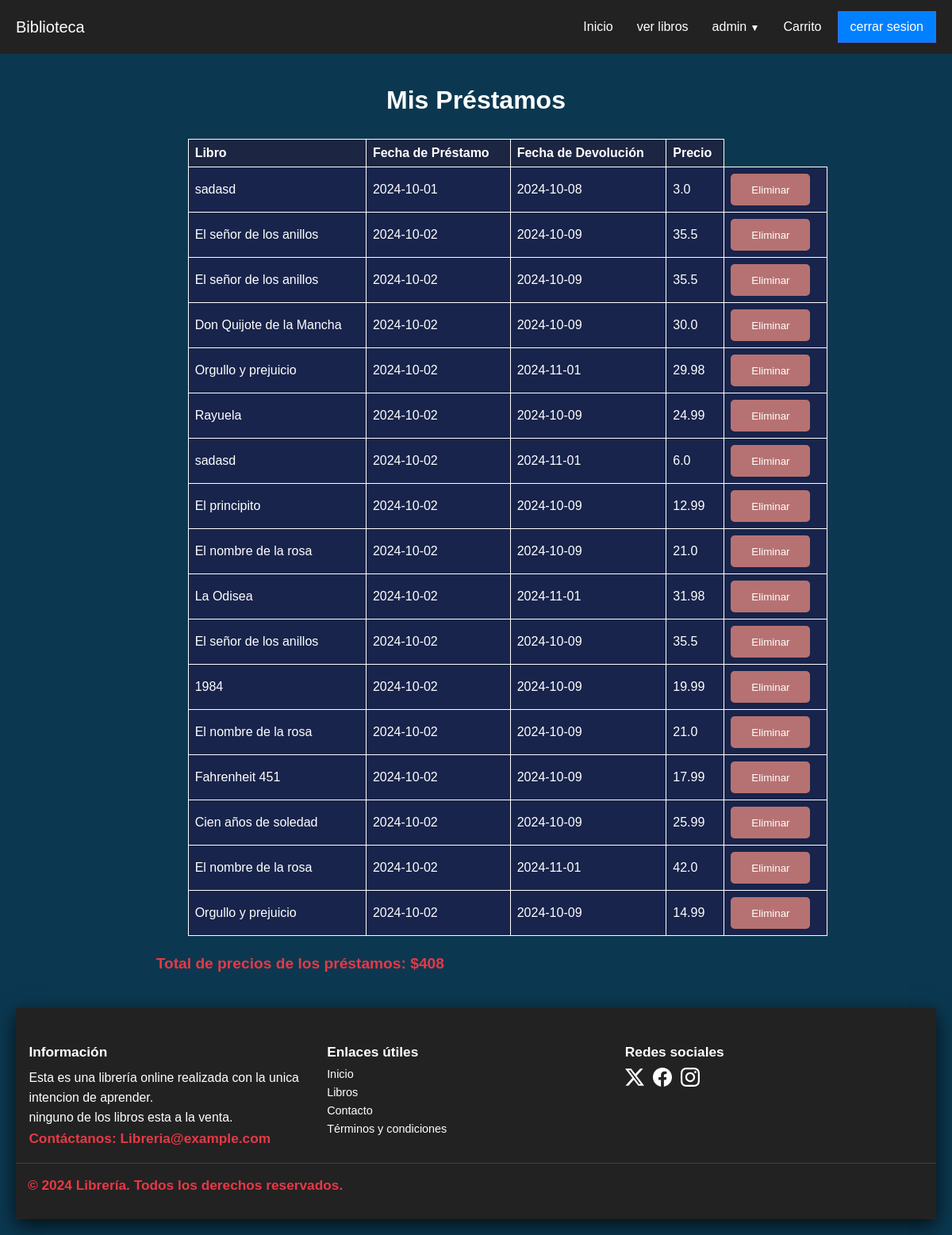
Before: /mis-prestamos (signed in) with the older database file.
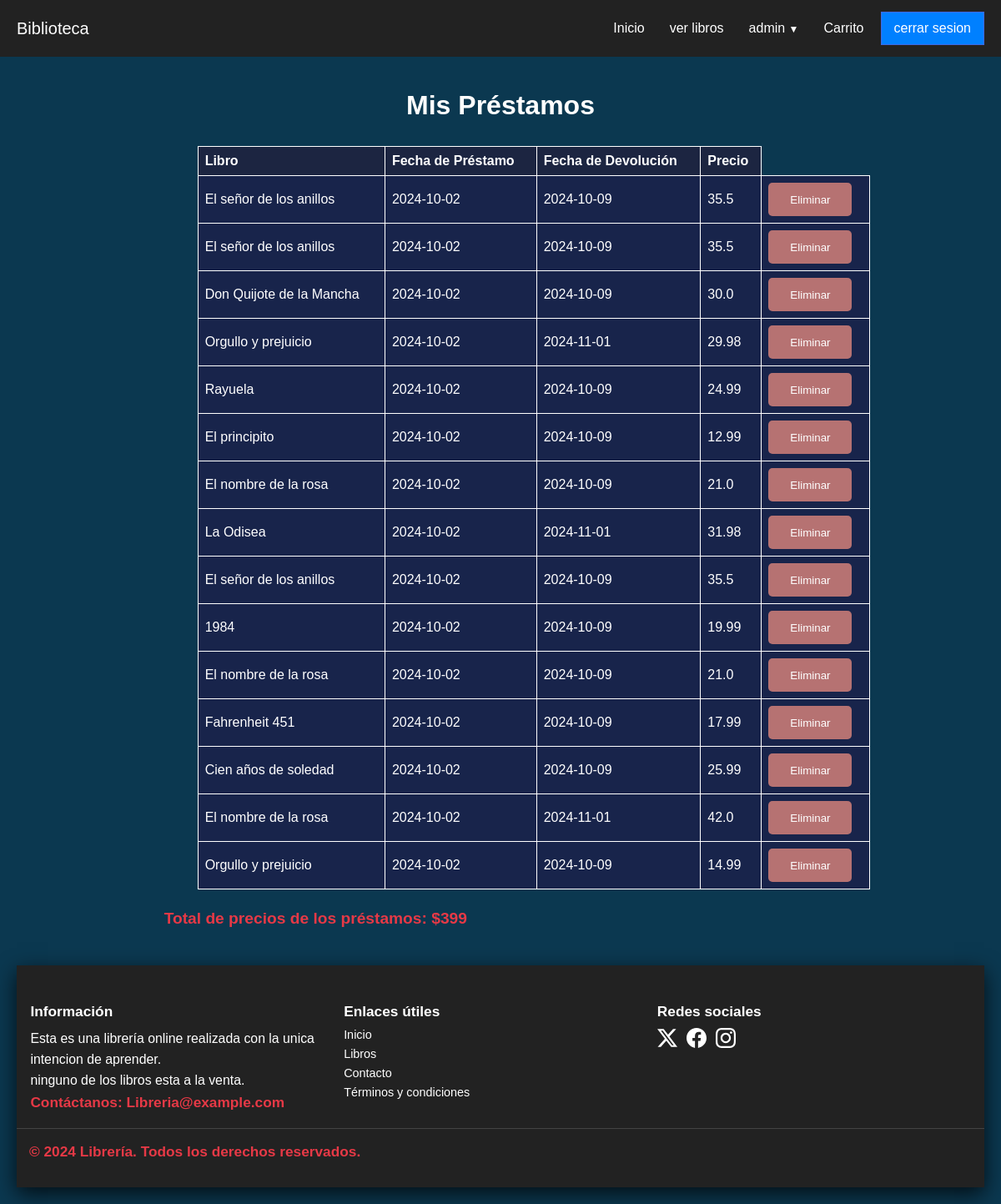
After: the same page with the newer database file.
### models/controladordatabase.py (models this page shows, shortened)
class Prestamo(db.Model):
    __tablename__ = 'Prestamo'
    id = db.Column(db.Integer, primary_key=True)
    id_libro = db.Column(db.Integer, db.ForeignKey('Libros.id'), nullable=False)
    id_usuario = db.Column(db.Integer, db.ForeignKey('Usuario.id'), nullable=False)
    fecha_prestamo = db.Column(db.Date, nullable=False, default=date.today)
    fecha_devolucion = db.Column(db.Date, nullable=True)
    precio_final = db.Column(db.Float, nullable=False)

class Libros(db.Model):
    __tablename__ = 'Libros'
    id = db.Column(db.Integer, primary_key=True)
    titulo = db.Column(db.String(100), nullable=False)
    autor = db.Column(db.String(100), nullable=False)
    genero = db.Column(db.String(100), nullable=False)
    descripcion = db.Column(db.Text, nullable=True)
    fecha_emision = db.Column(db.Text, nullable=False, default=date.today)
    stock = db.Column(db.Integer, nullable=False)
    precio = db.Column(db.Float, nullable=False)
    img = db.Column(db.String(200), nullable=True, default="sinimagen.jpg")
    prestamos = db.relationship('Prestamo', backref='libro', lazy=True)

### routes/prestamo.py (the view)
@prestamos.route('/mis-prestamos')
@login_required
def listar_prestamos():
    usuario_id = Usuario.query.filter_by(nombre=session['nombre']).first().id
    prestamos = db.session.query(Prestamo, Libros).join(Libros, Prestamo.id_libro == Libros.id).filter(Prestamo.id_usuario == usuario_id).all()
    total_precios = round(sum([prestamo.precio_final for prestamo, _ in prestamos]))
    return render_template('prestamos/listar.html', prestamos=prestamos, total_precios=total_precios)

### routes/login.py (called while the page is built)
def login_required(f):
    @wraps(f)
    def decorated_function(*args, **kwargs):
        if "nombre" not in session:
            flash("Por favor, inicia sesión para acceder a esta página.")
            return redirect(url_for('user.index_login'))
        return f(*args, **kwargs)
    return decorated_function

### templates/prestamos/listar.html (shortened to what this page needs)
{% extends 'layout.html' %}
{% block content %}<body>
    <main id="main" class="flexbox-col">
    <h1>Mis Préstamos</h1>
    <table>
        <thead>
            <tr>
                <th>Libro</th>
                <th>Fecha de Préstamo</th>
                <th>Fecha de Devolución</th>
                <th>Precio</th>
            </tr>
        </thead>
        <tbody>
            {% for prestamo, libro in prestamos %}
            <tr>
                <td data-label="Libro">{{ prestamo.libro.titulo }}</td>
                <td data-label="Fecha Prestamo">{{ prestamo.fecha_prestamo }}</td>
                <td data-label="Fecha Devolucion">{{ prestamo.fecha_devolucion if prestamo.fecha_devolucion else 'Pendiente' }}</td>
                <td data-label="Precio">{{ prestamo.precio_final }}</td>
                <td><form action="{{ url_for('prestamos.eliminar_prestamo', id=prestamo.id) }}" method="post" style="display:inline;">
                    <button style="width: 100px; height: 40px; background-color: rgb(182, 114, 114);" type="submit" onclick="return confirm('¿Estás seguro de que deseas eliminar este préstamo?');">Eliminar</button>
                </form></td>
            </tr>
            {% endfor %}
        </tbody>
    </table>
    <p><strong style="color: #e63946;">Total de precios de los préstamos: ${{ total_precios }}</strong></p>
    </main>
    {% endblock %}

Changed rows visible on the page:
removed Prestamo: libro.titulo "sadasd", fecha_prestamo "2024-10-01", fecha_devolucion "2024-10-08", precio_final "3.0"
removed Prestamo: libro.titulo "sadasd", fecha_prestamo "2024-10-02", fecha_devolucion "2024-11-01", precio_final "6.0"
Other visible differences:
{{ total_precios }}: "408" → "399"
